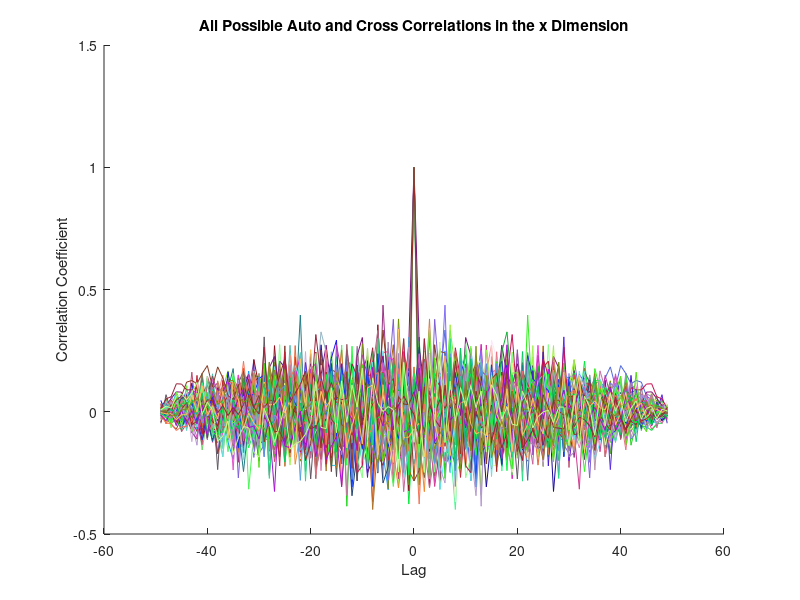

This figure's MATLAB source:
% Brownian motion simulation


%% Generate x and y values for i particles
N = 1000;

tracks = cell(1,100);

for i = 1:length(tracks);
tracks{i}(:,1) = cumsum( randn(N, 1) );
tracks{i}(:,2) = cumsum( randn(N, 1) );
% figure
% plot(tracks{i}(:,1), tracks{i}(:,2));
% ylabel('Y Position');
% xlabel('X Position');
% title(['Track ' num2str(i) ' position versus time in 2D']);
end


%% Compute the Displacement Squared

% The displacement squared is equal to the x coordinate squared plus 
% the y coordinate squared. Since the simulated particle always start 
% at (0,0), it is unnecessary to subtract off the initial position 

for i = 1:length(tracks)
dsquared = tracks{i}(:,1).^ 2 + tracks{i}(:,2).^ 2;
% figure; plot(dsquared);
end

%% Theoretical value of D

% The theoretical value of the diffusion coefficient, D, 
% is given by  where T = temperature (Kelvin), kB = Boltzmann's 
% constant, eta = viscosity, and d = radius.

% Note that the units of D are length squared divided by time. Let's compute D for a 1 micron particle in water at 293 degrees Kelvin.

d    = 1.0e-6;              % radius in meters
eta  = 1.0e-3;              % viscosity of water in SI units (Pascal-seconds) at 293 K
kB   = 1.38e-23;            % Boltzmann constant
T    = 293;                 % Temperature in degrees Kelvin

D    = 1;%kB * T / (3 * pi * eta * d);

%% A more realistic particle

dimensions = 2;         % two dimensional simulation
tau = .1;               % time interval in seconds
time = tau * 1:N;       % create a time vector for plotting

k = sqrt(D * dimensions * tau);
dx = k * randn(N,1);
dy = k * randn(N,1);

x = cumsum(dx);
y = cumsum(dy);

dSquaredDisplacement = (dx .^ 2) + (dy .^ 2);
 squaredDisplacement = ( x .^ 2) + ( y .^ 2);

plot(x,y);
title('Particle Track of a Single Simulated Particle');

%% Displacement squared plot

clf;
hold on;
plot(time, (0:1:(N-1)) * 2*k^2 , 'k', 'LineWidth', 3);      % plot theoretical line

plot(time, squaredDisplacement);
hold off;
xlabel('Time');
ylabel('Displacement Squared');
title('Displacement Squared versus Time for 1 Particle in 2 Dimensions');

%% Estimated D for simulated data

simulatedD = mean( dSquaredDisplacement ) / ( 2 * dimensions * tau );

%% Uncertainty in the Estimate

%The likely error of this measurement decreases as the square root of the number of samples. This will be discussed in more detail later.

standardError = std( dSquaredDisplacement ) / ( 2 * dimensions * tau * sqrt(N) );
actualError = D - simulatedD;

%% Adding bulk flow to the model

dx = dx + 0.2 * k;
dy = dy + 0.05 * k;

x = cumsum(dx);
y = cumsum(dy);

dSquaredDisplacement = (dx .^ 2) + (dy .^ 2);
 squaredDisplacement = ( x .^ 2) + ( y .^ 2);

simulatedD    = mean( dSquaredDisplacement ) / ( 2 * dimensions * tau );
standardError = std(  dSquaredDisplacement ) / ( 2 * dimensions * tau * sqrt(N) );
actualError = D - simulatedD;

plot(x,y);
title('Particle Track of a Single Simulated Particle with Bulk Flow');

%% Displacement Squared in the Presence of Bulk Flow

% Notice how the plot of displacement squared diverges from the theoretical 
% value. It has a distinct quadratic component. The magnitude of this error 
% increases dramatically with time. This suggests that the error caused by 
% bulk flow can be minimized by using the shortest possible sampling period. 
% But there's a catch. As you increase the sampling rate, the amount of 
% noise from the motion tracking algorithm goes up. 

clf;
hold on;
plot(time, (0:1:(N-1)) * 2*k^2 , 'k', 'LineWidth', 3);      % plot theoretical line
plot(time, squaredDisplacement);
hold off;

xlabel('Time');
ylabel('Displacement Squared');
title('Displacement Squared versus Time with Bulk Flow');

%% Multiple particles

tracksCount = 10;
N = 50;
tau = .1;
time = 0:tau:(N-1) * tau;
tracks = { };             % create an empty cell array to hold the results

for i = 1:tracksCount
    tracks{i} = struct();
    tracks{i}.dx = randn(1,N) + 50;
    tracks{i}.x = cumsum(tracks{i}.dx);
    tracks{i}.dy = randn(1,N);
    tracks{i}.y = cumsum(tracks{i}.dy);
    tracks{i}.drsquared = tracks{i}.dx .^2 + tracks{i}.dy .^ 2;
    tracks{i}.rsquared = tracks{i}.x .^ 2 + tracks{i}.y .^ 2;
    tracks{i}.D = mean( tracks{i}.drsquared ) / ( 2 * dimensions * tau );
    tracks{i}.standardError = std( tracks{i}.drsquared ) / ( 2 * dimensions * tau * sqrt(N) );
end

%% Plot the tracks

clf;
hold on;
for i = 1:tracksCount
    plot(tracks{i}.x, tracks{i}.y, 'color', rand(1,3));
end

xlabel('X position (m)');
ylabel('Y position (m)');
title('Combined Particle Tracks');
hold off;

%% Multiple particles with bulk flow

tracksCount = 10;
N = 50;
tau = .1;
time = 0:tau:(N-1) * tau;
tracks = { };             % create an empty cell array to hold the results

for i = 1:tracksCount
    tracks{i} = struct();
    tracks{i}.dx = k * randn(1,N);
    tracks{i}.x = cumsum(tracks{i}.dx);
    tracks{i}.dy = k * randn(1,N);
    tracks{i}.y = cumsum(tracks{i}.dy);
    tracks{i}.drsquared = tracks{i}.dx .^2 + tracks{i}.dy .^ 2;
    tracks{i}.rsquared = tracks{i}.x .^ 2 + tracks{i}.y .^ 2;
    tracks{i}.D = mean( tracks{i}.drsquared ) / ( 2 * dimensions * tau );
    tracks{i}.standardError = std( tracks{i}.drsquared ) / ( 2 * dimensions * tau * sqrt(N) );
end

%% Plot the tracks with bulk flow

clf;
hold on;
for i = 1:tracksCount
    plot(tracks{i}.x, tracks{i}.y, 'color', rand(1,3));
end

xlabel('X position (m)');
ylabel('Y position (m)');
title('Combined Particle Tracks');
hold off;


%% Cross correlation of two

clf;
c = xcorr(tracks{1}.dx, tracks{2}.dx, 'coeff');
xaxis = (1-length(c))/2:1:(length(c)-1)/2;
plot(xaxis, c);
xlabel('Lag');
ylabel('Correlation');
title('Particle 1, 2 x-axis Displacement Cross Correlation');

%% Cross correlation of all particles

% create an array whose columns contain the dx values for each particle

for i = 1:tracksCount
    allDx(:,i) = tracks{i}.dx';
end

% compute all possible auto and cross correlations

c = xcorr(allDx, 'coeff');

% plot the results
clf;
hold on;
for i=1:size(c,1)
    plot(xaxis, c(:,i),'color',rand(1,3));
end
hold off;

xlabel('Lag');
ylabel('Correlation Coefficient');
title('All Possible Auto and Cross Correlations in the x Dimension');
